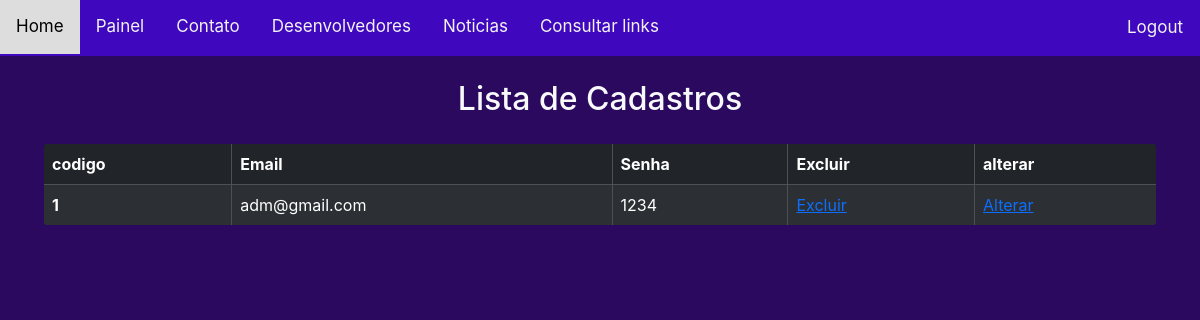
The app's page /consultarLogin.php (signed in), older data.
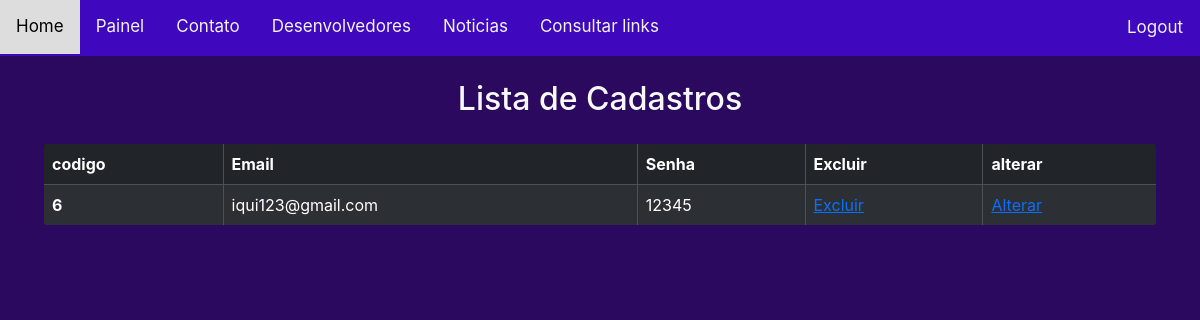
The same page, newer data.
### tables this page shows
CREATE TABLE `tbcadastro` (
  `CodCadastro` int(11) NOT NULL,
  `EmailCadastro` varchar(75) DEFAULT NULL,
  `SenhaCadastro` varchar(20) DEFAULT NULL
);

### ConsultarLogin.php (the view, shortened to what this page needs)
<?php include("conexao.php"); ?>
<!DOCTYPE html>
<html lang="en">
<head>
  <link rel="stylesheet" type="text/css" href="css/Consultar.css">
  <link href="https://cdn.jsdelivr.net/npm/bootstrap@5.3.3/dist/css/bootstrap.min.css" rel="stylesheet">
</head>
<body>
  <div class=body>
    <?php include('cabecalho.php'); ?>
    <div class="container my-4">
          <h2 class="text-center text-light mb-4">Lista de Cadastros</h2>
          <table class="table table-striped table-hover table-bordered table-dark">
              <thead class="thead-light">
        <tr>
          <th scope="col">codigo</th>
          <th scope="col">Email</th>
          <th scope="col">Senha</th>
          <th scope="col">Excluir</th>
          <th scope="col">alterar</th>
        </tr>
      </thead>
      <tbody>
        <?php
        $stmt = $pdo->prepare("select * from tbCadastro");
        $stmt->execute();
        while ($row = $stmt->fetch(PDO::FETCH_BOTH)) {
        ?>
          <tr>
            <th scope="row"> <?php echo $row[0] ?> </th>
            <td> <?php echo $row[1]   ?> </td>
            <td> <?php echo $row[2]   ?> </td>
            <td>
              <a href="excluirLogin.php?id=<?php echo $row[0];  ?>">Excluir </a>
            </td>
            <td>
              <a href="AlterLogin.php <?php echo "?id=$row[0]&Email=$row[1]&Senha=$row[2]"; ?>  " >Alterar  </a>
            </td>
          <?php } ?>
      </tbody>
    </table>
      </div>
  </div>
</body>
</html>

### Cabecalho.php
<link rel="stylesheet" href="css/Cabecalho.css">
<div class="topnav" id="myTopnav">
  <a href="Index2.php">Home</a>
  <a href="painel.php">Painel</a>
  <a href="Contato.php">Contato</a>
  <a href="Desenvolvedores.php">Desenvolvedores</a>
  <a href="consultarnoticia2.php">Noticias</a>
  <a href="consultas.php">Consultar links</a>
  <div class="sair" id="myTopnav">
  <a href="logout.php">Logout</a>
</div>
</div>

Row changes from the older to the newer data that the page shows:
removed tbcadastro: CodCadastro "1", EmailCadastro "adm@gmail.com", SenhaCadastro "1234"
added tbcadastro: CodCadastro "6", EmailCadastro "iqui123@gmail.com", SenhaCadastro "12345"
